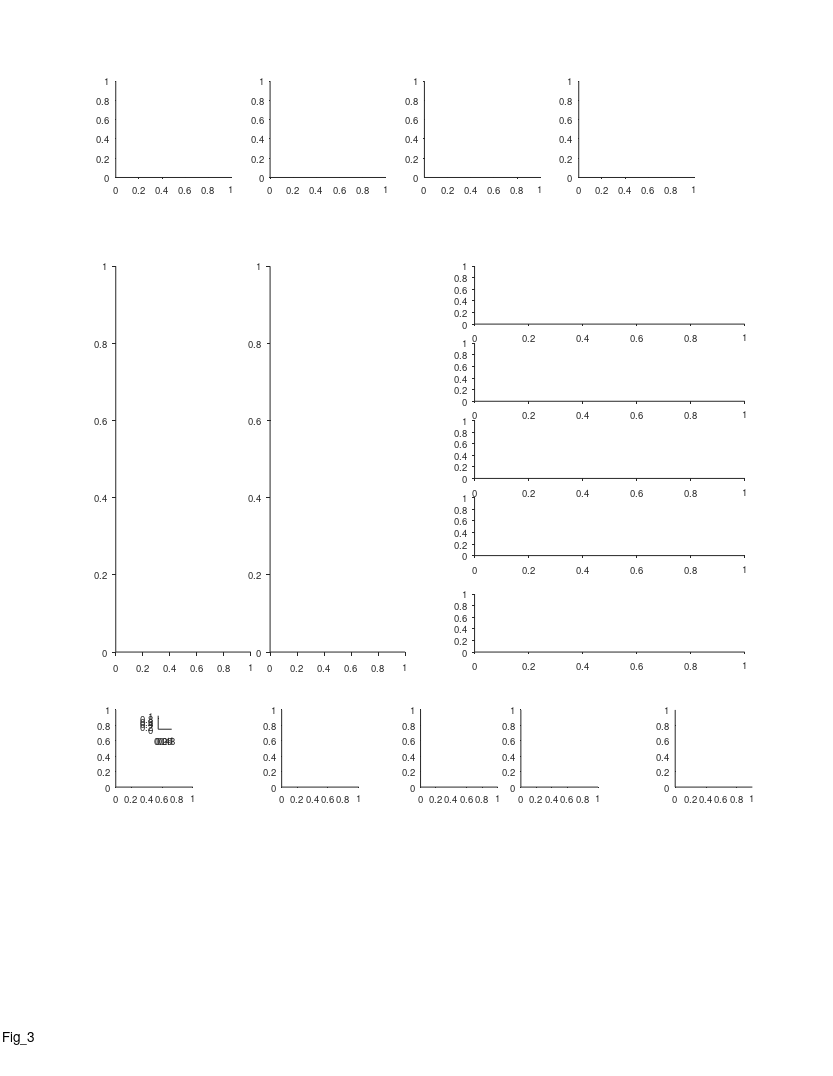

MATLAB code to generate this figure: (Note: this script raises an error after producing the figure.)
%% Replay - Fig 3 - replay population 
%%
clear 
clc
close all

%% plotting options
% replay_coverage_examples_IX = [19 21 22 23];
% replay_coverage_examples_IX = [24 25 27 29];
% replay_coverage_examples_IX = [41 53 54 55];
% replay_coverage_examples_IX = [61 65 68 69];
% replay_coverage_examples_IX = [70 71 73 74];
% replay_coverage_examples_IX = [75 77 78 81];
% replay_coverage_examples_IX = [21 19 70 78];
% replay_coverage_examples_IX = [21 19 70 29];
% replay_coverage_examples_IX = [21 19 70 29];
replay_coverage_examples_IX = [21 19 29 70];

% 5	b0184_d191202 21
% 1	b0184_d191130 19
% 31	b2382_d190801 70
% 30	b0184_d191212 29

single_session_seq_ex_IX = [21];

%% graphics params
epoch_type_clrs = {[.6 .1 .8],[.1 .8 .1]};
PastFutureClrs = [0.1.*[1 1 1]; 1 1 1];
directions_clrs = {[0    0.3843    0.7451];[ 0.5216    0.2471         0]};
panel_H_bin_size_options = [0.1 0.15 0.2 0.125]; % we chose opt 3 (0.2)
panel_H_bin_size_opt = 3;
panel_H_bin_size = panel_H_bin_size_options(panel_H_bin_size_opt)

%% define output files
res_dir =  'L:\paper_replay\figures';
mkdir(res_dir)
fig_name_str = 'Fig_3';
fig_caption_str = ' ';
log_name_str = [fig_name_str '_log_file' '.txt'];
log_name_str = strrep(log_name_str , ':', '-');
log_name_str = strrep(log_name_str , ' ', '_');
log_name_out = fullfile(res_dir, log_name_str);

%% open log file
diary off
diary(log_name_out)
diary on
disp('Log file');
disp(['created: ', datestr(clock)]);
disp('======================================================');
disp([fig_name_str ':' fig_caption_str]);   
disp('======================================================');
disp('');

%% create figure
% figure_size_cm = [21.0 29.7]; % ~A4
figure_size_cm = [21.6 27.9]; % ~US letter
close all
fig = figure;
% Some WYSIWYG options:
set(gcf,'DefaultAxesFontSize',7);
set(gcf,'DefaultAxesFontName','helvetica');
set(gcf,'DefaultAxesUnits','centimeters');
set(gcf,'PaperType','usletter')
% set(gcf,'PaperType','<custom>');
set(gcf,'PaperUnits','centimeters','PaperPosition',[0 0 figure_size_cm]);
set(gcf,'PaperOrientation','portrait');
set(gcf,'Units','centimeters','Position',get(gcf,'paperPosition')+[0 0 0 0]); % position on screen...
set(gcf, 'Renderer', 'painters');
% set(gcf, 'color', 'none');
set(groot, 'defaultAxesColor','None')
set(groot, 'defaultAxesTickDir', 'out');
set(groot,  'defaultAxesTickDirMode', 'manual');
annotation('textbox', [0.5 1 0 0], 'String',fig_name_str, 'HorizontalAlignment','center','Interpreter','none', 'FitBoxToText','on');

% create panels
panels{1}(1) = axes('position', [3 23.3 3 2.5]);
panels{1}(2) = axes('position', [7 23.3 3 2.5]);
panels{1}(3) = axes('position', [11 23.3 3 2.5]);
panels{1}(4) = axes('position', [15 23.3 3 2.5]);

panels{2}(1) = axes('position', [3 11 3.5 10]);
panels{2}(2) = axes('position', [7 11 3.5 10]);

x = 12.3;
panels{3}(1) = axes('position', [x 19.5 7 1.5]);
panels{3}(2) = axes('position', [x 17.5 7 1.5]);
panels{3}(3) = axes('position', [x 15.5 7 1.5]);
panels{3}(4) = axes('position', [x 13.5 7 1.5]);
panels{4}(1) = axes('position', [x 11 7 1.5]);

panels{5}(1) = axes('position', [3     7.5 2 2]);
panels{5}(2) = axes('position', [4.1     9 .35 .35]);
panels{6}(1) = axes('position', [7.3    7.5 2 2]);
panels{7}(1,1) = axes('position', [10.9 7.5 2 2]);
panels{7}(2,1) = axes('position', [13.5 7.5 2 2]);
panels{8}(1) = axes('position', [17.5   7.5 2 2]);
% panels{8}(2) = axes('position', [17.5  4 2 2]);
% panels{8}(3) = axes('position', [17.5  1.5 3 2]);

total_offset = [0 0.5]+[0 -3];
for ii = 1:length(panels)
    subpanels = panels{ii};
    subpanels = subpanels(:);
    for jj = 1:length(subpanels)
        subpanels(jj).Position([1 2]) = subpanels(jj).Position([1 2]) + total_offset;
    end
end


%% load data
epoch_types = {'sleep','rest'};
[exp_list,T] = decoding_get_inclusion_list();
T = T(exp_list,:);
events_all_per_session = {};
for ii_epoch_type = 1:length(epoch_types)
    for ii_exp = 1:length(exp_list)
        exp_ID = exp_list{ii_exp};
        exp = exp_load_data(exp_ID,'details','rest');
        epoch_type = epoch_types{ii_epoch_type};
        params_opt = 11;
        event_type = 'posterior';
        [events, params] = decoding_load_events_quantification(exp_ID, epoch_type, params_opt, event_type);
        [~, TF] = decoding_apply_seq_inclusion_criteria([events.seq_model]);
        events(~TF) = [];
        if isempty(events)
            continue;
        end
        if isfield(events,'rest_ball_num')
            [events.rest_ball_loc] = disperse(exp.rest.balls_loc([events.rest_ball_num]));
        else
            [events.rest_ball_num] = disperse(nan(size(events)));
            [events.rest_ball_loc] = disperse(nan(size(events)));
        end
        
        [events.recordingArena] = deal(exp.details.recordingArena);
        event_struct = events(1,[]);
        [events(2:end).prev_event] = disperse(events(1:end-1));
        events(1).prev_event = event_struct;
        events_all_per_session{ii_epoch_type}{ii_exp} = events;
    end
end

%%
events_all = {[events_all_per_session{1}{:}], [events_all_per_session{2}{:}]};
seqs_all = {[events_all{1}.seq_model], [events_all{2}.seq_model]};
gArena = {categorical({events_all{1}.recordingArena}), categorical({events_all{2}.recordingArena}) };
seqs_pooled = [seqs_all{:}];

%%
features_names = {'duration';'compression';'distance';'distance_norm';};
xlable_strs = {
    'Replay duration (s)';
    {'Compression ratio';'(replay speed / flight speed)'};
    'Replay distance (m)';
    {'Replay distance','(norm. to environment size)'};
    };

%% panels A-D
clc
line_styles = {'-',':'};
panels_xlim = [-0.0950    1.9950; -1.9500   40.9500; -0.4500   56.5500; -0.0210    0.4410];
panels_xticks = {[0 0.5 1 1.5],[0 20 40],[0:10:50],[0 0.2 0.4]};
disp('panels a-d:')
for ii_fn = 1:length(features_names)
    fn = features_names{ii_fn};
    axes(panels{1}(ii_fn));
    cla
    hold on
    lw = 1.1;
    for ii_epoch_type = 1:length(epoch_types)
        X = [seqs_all{ii_epoch_type}.(fn)];
        g = gArena{ii_epoch_type};
%         histogram(X,'DisplayStyle','stairs','Normalization','pdf','LineStyle',line_styles{ii_epoch_type}, 'EdgeColor','k','LineWidth',lw);
        h1=histogram(X(g=='200m'),'DisplayStyle','stairs','Normalization','pdf','LineStyle',line_styles{1}, 'EdgeColor',epoch_type_clrs{ii_epoch_type},'LineWidth',lw);
        h2=histogram(X(g=='120m'),'DisplayStyle','stairs','Normalization','pdf','LineStyle',line_styles{2}, 'EdgeColor',epoch_type_clrs{ii_epoch_type},'LineWidth',lw);
        fprintf('%s: median=%.2g  mean=%.2g (%s,200m)\n', fn, median(X(g=='200m')), mean(X(g=='200m')), epoch_types{ii_epoch_type} )
        fprintf('%s: median=%.2g  mean=%.2g (%s,120m)\n', fn, median(X(g=='120m')), mean(X(g=='120m')), epoch_types{ii_epoch_type} )
    end
%     xlabel_pos = [];
    xlabel(xlable_strs{ii_fn}, 'Units','normalized', 'Position',[0.5 -0.14]);
%     xlabel(xlable_strs{ii_fn});
    if ii_fn == 1
        ylabel('Probability density');
    end
    hax=gca;
    hax.XLim = panels_xlim(ii_fn,:);
    hax.XTick = panels_xticks{ii_fn};
    hax.XRuler.TickLength(1) = 0.03;
    hax.XRuler.TickLabelGapOffset = -1;
    hax.YRuler.TickLabelGapOffset = 1;
    fprintf('%s: median = %.2g, mean = %.2g (pooled)\n',fn,median([seqs_pooled.(fn)]),mean([seqs_pooled.(fn)]))
end

%% legend (hists)
if exist('panels_hist_legend','var')
    delete(panels_hist_legend);
end
panels_hist_legend = axes('position', [4 22 0.5 0.5]);
cla
hold on
t = linspace(0,1,100);
x = pulstran(t,linspace(0,1,3),'rectpuls',1/6);
x(x>0) = nan;x(~isnan(x)) = 0;
clear h
% plot(  t  ,   x  ,       'color', epoch_type_clrs{2}, 'LineWidth',lw,'Clipping','off');
% plot(  t  ,   x  +1.5,   'color', epoch_type_clrs{1}, 'LineWidth',lw,'Clipping','off');
plot([0 1], [0 0],     ':', 'color', epoch_type_clrs{2}, 'LineWidth',lw,'Clipping','off');
plot([0 1], [0 0]+1.5, ':', 'color', epoch_type_clrs{1}, 'LineWidth',lw,'Clipping','off');
plot([0 1], [.5 .5],     'color', epoch_type_clrs{2}, 'LineWidth',lw,'Clipping','off');
plot([0 1], [.5 .5]+1.5, 'color', epoch_type_clrs{1}, 'LineWidth',lw,'Clipping','off');
text(1.3, 2.0, 'Sleep (200m)','FontSize',7,'HorizontalAlignment','left');
text(1.3, 1.5, 'Sleep (130m)','FontSize',7,'HorizontalAlignment','left');
text(1.3, 0.5, 'Awake (200m)','FontSize',7,'HorizontalAlignment','left');
text(1.3, 0.0, 'Awake (130m)','FontSize',7,'HorizontalAlignment','left');
xlim([0 1])
ylim([0 1])
axis off


%% panel F - coverage per session
load('E:\Tamir\work\PROJECTS\LargeScale\paper_replay\data_prepared_for_figures\replay_coverage.mat');
for ii_ex = 1:length(panels{3})
    axes(panels{3}(ii_ex))
    cla
    hold on
    ii_exp = replay_coverage_examples_IX(ii_ex);
    c = squeeze(coverage_all(ii_exp,:,:,:));
    x = linspace(0,1,size(c,3));
    lw = 1.5;
    plot(x, squeeze(c(1,1,:)),'-','LineWidth',lw,'Color',directions_clrs{1});
    plot(x, squeeze(c(2,1,:)),'--','LineWidth',lw,'Color',directions_clrs{1});
    plot(x, squeeze(c(1,2,:)),'-','LineWidth',lw,'Color',directions_clrs{2});
    plot(x, squeeze(c(2,2,:)),'--','LineWidth',lw,'Color',directions_clrs{2});
    hax=gca;
    hax.XTick = [0 1];
    hax.XLim = [0 1];
    hax.XRuler.TickLabelGapOffset = -1.5;
    hax.YRuler.TickLabelGapOffset = 1;
    if ii_ex == 1
        title('Four example sessions: replay spatial coverage','Units','normalized','Position',[0.5 1.14],'FontWeight','normal','HorizontalAlignment','center');
%         hl=legend({'Sleep dir 1','Rest dir 1','Sleep dir 2','Rest dir 2'},'NumColumns',2);
%         hl.Units = 'normalized';
%         hl.Position([1 2]) = [0.22 0.715];
%         hl.Position([3 4]) = [0.1 0.025];
%         hl.Box = 'off';
    end
    if ii_ex == length(panels{3})
        xlabel('Position (norm.)', 'Units','normalized', 'Position',[0.5 -0.06]);
        ylabel({'Replay coverage';'(counts)'}, 'Units','normalized', 'Position',[-0.1 2.4]);
    end
end

%% panel F legend
if exist('panels_coverage_legend','var')
    delete(panels_coverage_legend);
end
panels_coverage_legend(1) = axes('position', [panels{3}(1).Position([1 2])+[.5 1.25] 0.5 0.5]);
panels_coverage_legend(2) = axes('position', [panels{3}(1).Position([1 2])+[2.6 1.25] 0.5 0.5]);
arrow_str = {'\rightarrow','\leftarrow'};
for ii_dir = 1:2
    axes(panels_coverage_legend(ii_dir))
    cla
    hold on
    t = linspace(0,1,100);
    x = pulstran(t,linspace(0,1,3),'rectpuls',1/6);
    x(x>0) = nan;x(~isnan(x)) = 0;
    clear h
    plot(  t  ,   x,     'color', directions_clrs{ii_dir}, 'LineWidth',lw,'Clipping','off');
    plot([0 1], [.5 .5], 'color', directions_clrs{ii_dir}, 'LineWidth',lw,'Clipping','off');
    text(1.3, 0.5, "Sleep dir "+ii_dir,'FontSize',7,'HorizontalAlignment','left');
    text(1.3, 0, "Awake dir "+ii_dir,'FontSize',7,'HorizontalAlignment','left');
    text(0.2, -0.3, arrow_str{ii_dir},'Color',directions_clrs{ii_dir},'FontWeight','bold', 'FontSize',10);
    xlim([0 1])
    ylim([0 1])
    axis off
end

%% panel G - coverage total
axes(panels{4}(1))
cla
hold on
c = squeeze(sum(coverage_all,1));
x = linspace(0,1,size(c,3));
lw = 2;
plot(x, squeeze(c(1,1,:)),'-','LineWidth',lw,'Color',directions_clrs{1});
plot(x, squeeze(c(2,1,:)),'--','LineWidth',lw,'Color',directions_clrs{1});
plot(x, squeeze(c(1,2,:)),'-','LineWidth',lw,'Color',directions_clrs{2});
plot(x, squeeze(c(2,2,:)),'--','LineWidth',lw,'Color',directions_clrs{2});
hax=gca;
hax.XTick = [0 1];
hax.XLim = [0 1];
hax.XRuler.TickLabelGapOffset = -1.5;
hax.YRuler.TickLabelGapOffset = 1;
xlabel('Position (norm.)', 'Units','normalized', 'Position',[0.5 -0.06]);
ylabel({'Replay coverage';'(counts)'}, 'Units','normalized', 'Position',[-0.1 .5]);
title("Population: {\itn} = "+size(coverage_all,1)+" sessions",'Units','normalized','Position',[0.5 0.85],'FontWeight','normal');

%% panel E  - all seqs in a session (sleep)
axes(panels{2}(1))
hax=gca;
cla
hold on
exp_ID = T(single_session_seq_ex_IX,:).exp_ID{1};
epoch_type ='sleep';
params_opt = 11;
events = decoding_load_events_quantification(exp_ID, epoch_type, params_opt, 'posterior');
[seqs, TF] = decoding_apply_seq_inclusion_criteria([events.seq_model]);
events(~TF) = [];
epoch_sep = find(diff([events.epoch_num])~=0)+0.5;
seqs_edges = [seqs.start_pos_norm; seqs.end_pos_norm];
seqs_IX = 1:length(seqs);
plot([0 1],repmat(epoch_sep,2,1),':','LineWidth',1.5,'Color',0.5*[1 1 1]);
h=plot(seqs_edges,[seqs_IX;seqs_IX],'-','LineWidth',.55);
dir_1_IX = [seqs.state_direction]==1;
dir_2_IX = [seqs.state_direction]==-1;
[h(dir_1_IX).Color] = disperse(repelem(directions_clrs(1),length(dir_1_IX)));
[h(dir_2_IX).Color] = disperse(repelem(directions_clrs(2),length(dir_2_IX)));
scatter(seqs_edges(1,:),seqs_IX, 3, [seqs.state_direction]==-1, "filled");
hax.Colormap = cell2mat(directions_clrs);
hax=gca;
hax.XTick = [0 1];
hax.YTick = [1 10*ceil(length(seqs)/10)];
hax.XLim = [0 1];
hax.XRuler.TickLabelGapOffset = -1;
hax.YRuler.TickLabelGapOffset = 1;
xlabel('Position (norm.)', 'Units','normalized', 'Position',[0.5 -0.017]);
ylabel('Replay event no.', 'Units','normalized', 'Position',[-0.06 .5]);
title('Sleep replays', 'Units','normalized', 'Position',[0.47 0.99],'FontWeight','normal');
text(1.043, 1.05, 'Example session: all individual replays','FontSize',8.25,'HorizontalAlignment','center','Units','normalized')

%% Panel E - all seqs in a session (rest)
axes(panels{2}(2))
hax=gca;
cla
hold on
exp_ID = T(single_session_seq_ex_IX,:).exp_ID{1};
epoch_type ='rest';
params_opt = 11;
events = decoding_load_events_quantification(exp_ID, epoch_type, params_opt, 'posterior');
[seqs, TF] = decoding_apply_seq_inclusion_criteria([events.seq_model]);
events(~TF)=[];
epoch_sep = find(diff([events.epoch_num])~=0)+0.5;
seqs_edges = [seqs.start_pos_norm; seqs.end_pos_norm];
seqs_IX = 1:length(seqs);
% plot([0 1],repmat(epoch_sep,2,1),'-','LineWidth',.2,'Color',0.9*[1 1 1]);
h=plot(seqs_edges,[seqs_IX;seqs_IX],'-','LineWidth',.55);
dir_1_IX = [seqs.state_direction]==1;
dir_2_IX = [seqs.state_direction]==-1;
[h(dir_1_IX).Color] = disperse(repelem(directions_clrs(1),length(dir_1_IX)));
[h(dir_2_IX).Color] = disperse(repelem(directions_clrs(2),length(dir_2_IX)));
scatter(seqs_edges(1,:),seqs_IX, 3, [seqs.state_direction]==-1, "filled");
hax.Colormap = cell2mat(directions_clrs);
hax.XTick = [0 1];
hax.YTick = [1 10*ceil(length(seqs)/10)];
hax.XLim = [0 1];
hax.XRuler.TickLabelGapOffset = -1;
hax.YRuler.TickLabelGapOffset = 1;
xlabel('Position (norm.)', 'Units','normalized', 'Position',[0.5 -0.017]);
% ylabel('Replay event no.', 'Units','normalized', 'Position',[-0.09 .5]);
title('Awake replays', 'Units','normalized', 'Position',[0.47 0.99],'FontWeight','normal');

%% Coverage correlations (pdf)
axes(panels{5}(1))
cla reset
hold on
sleep_vs_rest_coverage_corr = ccc_all(:,:,1,2);
sleep_vs_rest_coverage_corr = sleep_vs_rest_coverage_corr(:);
h=histogram(sleep_vs_rest_coverage_corr,'FaceColor',0.15*[1 1 1],'Normalization','pdf');
h.BinWidth = panel_H_bin_size;
h.BinLimits = [-1 1];
nbins = 50;
% h=histogram(cat(1,ccc_shuffled{:}),'FaceColor','k','Normalization','pdf');
% h.DisplayStyle = 'stairs';
% h.BinLimits = [-1 1];
% h.EdgeColor = 'm';
% h.LineWidth = 1.5;
% h.NumBins = nbins;
xi = linspace(-1,1,nbins);
f = ksdensity(cat(1,ccc_shuffled{:}),xi,'Function','pdf');
plot(xi,f,'k','LineWidth',1)
[~,P_KS, KS_stats] = kstest2(sleep_vs_rest_coverage_corr, cat(1,ccc_shuffled{:}));
text(0.5,1.15,['{\itP}_{KS} = ' sprintf('%.2g',P_KS)],'units','normalized','FontSize',7,'HorizontalAlignment','center');
hax=gca;
hax.XLim = [-1 1];
hax.XTick = -1:0.5:1;
hax.YTick = [0 hax.YTick(end)];
hax.TickDir = 'out';
hax.XRuler.TickLength = [0.03 0];
hax.YRuler.TickLength = [0.02 0];
hax.XRuler.TickLabelGapOffset = -0;
hax.YRuler.TickLabelGapOffset = 1;
hax.XTickLabelRotation = 0;
xlabel({'Corr. of replay positions (r)';'sleep vs. awake'}, 'Units','normalized', 'Position',[0.5 -0.25]);
ylabel({'Probability','density'}, 'Units','normalized', 'Position',[-0.08 .5]);

%% add legend
axes(panels{5}(2))
cla reset
hold on
axis off
axis equal
patch([0 0 1 1],[0 1 1 0], 0.15*[1 1 1],'EdgeColor','k');
plot([0 1],[1 1].*2, 'k-','LineWidth',1.5)
text(1.5,0.5, 'Data','FontSize',7)
text(1.5,2, 'Shuffle','FontSize',7)
axis ij


%% replay rate - PRE vs POST sleep
axes(panels{6}(1))
cla reset
hold on
plot(replay_rate(:,3),replay_rate(:,4),'ok','MarkerSize',2)
% plot(replay_rate(:,3),replay_rate(:,4),'.k')
plot([1e-3 1e0],[1e-3 1e0],'Color',[1 1 1].*0.5);
pval = signrank(replay_rate(:,3),replay_rate(:,4));
disp('panel i stats:')
fprintf('replay-rate sleep-after vs before:\n');
fprintf('median ratio = %.2g\n', nanmedian(replay_rate(:,4)./replay_rate(:,3)) );
fprintf('pval (signrank test)= %.2g\n', pval );
% replay_rate_diff_sleep = diff(replay_rate(:,[3 4]),1,2);
% h=histogram(replay_rate_diff_sleep,'FaceColor','k','Normalization','pdf');
% pval = signrank(replay_rate_diff_sleep);
text(0.5,1.15,['{\itP}_{signrank} = ' sprintf('%.1g',pval)],'units','normalized','FontSize',7,'HorizontalAlignment','center');
axis square
axis equal
hax=gca;
hax.XScale = 'log';
hax.YScale = 'log';
hax.XLim = [5e-4 5e-1];
hax.YLim = [5e-4 5e-1];
hax.XTick = [1e-3 1e-2 1e-1 1e0];
hax.YTick = [1e-3 1e-2 1e-1 1e0];
hax.TickDir = 'out';
hax.XRuler.TickLength = [0.04 0];
hax.YRuler.TickLength = [0.04 0];
hax.XRuler.TickLabelGapOffset = -0;
hax.YRuler.TickLabelGapOffset = 1;
hax.XTickLabelRotation = 0;
xlabel({'Replay rate (events/s)';'sleep before'}, 'Units','normalized', 'Position',[0.5 -0.25]);
ylabel({'Replay rate (events/s)';'sleep after'}, 'Units','normalized', 'Position',[-0.38 0.5]);

%% replay i vs i+1 (no corr) - OLD!!
if 0
bins_size = 20; % in meters
for ii_epoch_type = 1:length(epoch_types)
    events2 = events_all{ii_epoch_type};
    invalid = cellfun(@isempty,{events2.prev_event});
    events2(invalid)=[];
    events1 = [events2.prev_event];
    seqs2 = [events2.seq_model];
    seqs1 = [events1.seq_model];
    xxx = [seqs1.middle_pos];
    yyy = [seqs2.middle_pos];

    % scatter 
    axes(panels{7}(ii_epoch_type,1))
    cla reset
    hold on
    axis equal
    plot(xxx,yyy,'k.','MarkerSize',2,'Color',epoch_type_clrs{ii_epoch_type});
    h=refline(1,0);
    h.Color = 0.5*[1 1 1];
%     xlabel({'Position of';'replay {\iti} (m)'},'Units','normalized','Position',[0.5 -0.3]);
    if ii_epoch_type == 1
        xlabel({'Position of replay {\iti} (m)'},'Units','normalized','Position',[1.15 -0.3]);
%         xlabel({'Position of';'replay {\iti} (m)'},'Units','normalized','Position',[1 -0.3]); 
        ylabel({'Position of';'replay {\iti+1} (m)'},'Units','normalized','Position',[-0.35 0.5])
    end
    hax=gca;
    hax.XRuler.TickLength(1) = 0.05;
    hax.YRuler.TickLength(1) = 0.03;
    hax.XRuler.TickLabelGapOffset = -0;
    hax.YRuler.TickLabelGapOffset = 1;

    % density
    axes(panels{7}(ii_epoch_type,2))
    cla reset
    hold on
    axis equal
    edges = 0:bins_size:200;
    xedges = 0:bins_size:200;
    yedges = 0:bins_size:201;
    xedges = edges;
    yedges = edges;
    N1 = histcounts(xxx,xedges,'Normalization','pdf');
    N2 = histcounts(yyy,yedges,'Normalization','pdf');
    N12 = histcounts2(xxx,yyy,xedges,yedges,'Normalization','pdf');
    N12 = N12 ./ (N1'.*N2);
    imagesc(xedges,yedges,log(N12));
%     imagesc(xedges,yedges,N12);
%     colormap bone
    cmap = jet;
%     cmap = 1-cmap;
    colormap(cmap)
    hax=gca;
    hax.CLim(1) = 0;

    axes(panels{7}(ii_epoch_type,1))
    switch epoch_types{ii_epoch_type}
        case 'sleep'
            title('Sleep','FontWeight','normal');
        case 'rest'
            title('Awake','FontWeight','normal');
    end
end
end


%% Replay i vs i+1 (no corr)
% sigma = 1.5;
% bins_size = 20;
% edges = 0:bins_size:200;
% xedges = 0:bins_size:200;
% yedges = 0:bins_size:201;
edges = linspace(0,1,11);
xedges = edges;
yedges = edges;
nbinsx = length(xedges)-1;
nbinsy = length(yedges)-1;
nEpochTypes = length(events_all_per_session);
nSessions = length(events_all_per_session{1});
M = nan(nEpochTypes,nSessions,nbinsx,nbinsy);
events_count = zeros(nEpochTypes,nSessions);
for ii_epoch_type = 1:nEpochTypes
    for ii_session = 1:nSessions
        events2 = events_all_per_session{ii_epoch_type}{ii_session};
        if length(events2) == 0
            continue
        end
        invalid = cellfun(@isempty,{events2.prev_event});
        events2(invalid)=[];
        if length(events2) == 0
            continue
        end
        events1 = [events2.prev_event];
        seqs2 = [events2.seq_model];
        seqs1 = [events1.seq_model];
        xxx = [seqs1.middle_pos_norm];
        yyy = [seqs2.middle_pos_norm];
        N1 = histcounts(xxx,xedges,'Normalization','pdf');
        N2 = histcounts(yyy,yedges,'Normalization','pdf');
        N12 = histcounts2(xxx,yyy,xedges,yedges,'Normalization','pdf');
        N12 = N12 ./ (N1'.*N2);
        M(ii_epoch_type,ii_session,:,:) = N12;
        events_count(ii_epoch_type,ii_session) = length(xxx);
    end
end
W = events_count./sum(events_count')';
M_weighted = M.*W;
M_weighted_avg = squeeze(nanmean(M_weighted,[2]));

for ii_epoch_type = 1:nEpochTypes

    M2 = squeeze(M_weighted_avg(ii_epoch_type,:,:));
%     M3 = imgaussfilt(M2,sigma,'FilterDomain','spatial');

    axes(panels{7}(ii_epoch_type,1))
    cla reset
    hold on
    axis equal
%     imagesc(xedges,yedges,log(M2));
    imagesc(xedges,yedges,M2);
    cmap = jet;
    colormap(cmap)
    if ii_epoch_type == 1
        xlabel({'Position of replay {\iti} (norm.)'},'Units','normalized','Position',[1.2 -0.25]);
%         xlabel({'Position of';'replay {\iti} (m)'},'Units','normalized','Position',[1 -0.3]); 
        ylabel({'Position of';'replay {\iti+1} (norm.)'},'Units','normalized','Position',[-0.25 0.5])
    end
    hax=gca;
    hax.CLim(1) = 0;
    hax.XRuler.TickLength(1) = 0.05;
    hax.YRuler.TickLength(1) = 0.03;
    hax.XRuler.TickLabelGapOffset = -1;
    hax.YRuler.TickLabelGapOffset = 1;
    switch epoch_types{ii_epoch_type}
        case 'sleep'
            title('Sleep','FontWeight','normal')
        case 'rest'
            title('Awake','FontWeight','normal')
    end
    if ii_epoch_type==2
        hcb = colorbar('east');
        hcb.Units = 'centimeters';
        hcb.Position(1) = hax.Position(1) + hax.Position(3)*1.07;
        hcb.Ticks = [];
        hcb.Label.String = 'Density (norm.)';
        hcb.Label.Rotation = -90;
        hcb.Label.Units = 'normalized';
        hcb.Label.Position = [1.3 0.5];
        text(1.14,1+0.03,'Max','Units','normalized','FontSize',7,'HorizontalAlignment','center');
        text(1.14,0-0.03,'0','Units','normalized','FontSize',7,'HorizontalAlignment','center');
    end

%     axes(panels{6}(ii_epoch_type,2))
%     cla reset
%     hold on
%     axis equal
% %     imagesc(xedges,yedges,log(M3));
%     imagesc(xedges,yedges,M3);
%     cmap = jet;
%     colormap(cmap)
end

%%
% % % % n_shuffles = 1000;
% % % % rng(0)
% % % % % TODO: shuffle must be done per session (because over-representation is
% % % % % different per sessions)
% % % % shuffles = arrayfun(@randperm,repelem(length(xxx),n_shuffles),'UniformOutput',false);
% % % % shuffles = cat(1,shuffles{:});
% % % % corr_shuffled = corr(shuffles',yyy','tail','right');

%% Takeoff/Landing X Past/Future
axes(panels{8}(1))
cla reset
hold on
% take only rest (awake)
seqs = seqs_all{2};
events = events_all{2};
TakeLand_thr = 0.05;
gTakeLand = classify_replay_landing_takeoff_other(seqs, TakeLand_thr);
gPastFuture = categorical( ([events.rest_ball_num] == 1 & [seqs.state_direction] == 1) | ...
                           ([events.rest_ball_num] == 2 & [seqs.state_direction] == -1), ...
                           [false true],["Past","Future"])';
gForRev = categorical([seqs.forward],[true false],["Forward","Reverse"])';
g = gTakeLand .* gPastFuture;
[N,G] = histcounts(g);
N = reshape(N,2,3)';
G = reshape(G,2,3)';
% do some stats
TakeoffsFuturePast_binom_pval = myBinomTest(sum(gTakeLand=='Takeoff' & gPastFuture=='Future'),sum(gTakeLand=='Takeoff'),0.5,'two');
LandingFuturePast_binom_pval = myBinomTest(sum(gTakeLand=='Landing' & gPastFuture=='Past'),sum(gTakeLand=='Landing'),0.5,'two');
disp('panel 2k stats:')
fprintf('Takeoff: past vs future, pval=%.2g (binom test)\n',TakeoffsFuturePast_binom_pval);
fprintf('Landing: past vs future, pval=%.2g (binom test)\n',LandingFuturePast_binom_pval);
takeoff_IX = find(all(contains(G,'Takeoff'),2));
midair_IX = find(all(contains(G,'Mid-air'),2));
landing_IX = find(all(contains(G,'Landing'),2));
new_order = [takeoff_IX midair_IX landing_IX];
N = N(new_order,:);
G = G(new_order,:);
N([1 3],:) = N([1 3],:)./TakeLand_thr;
N([2],:) = N([2],:)./(1-2*TakeLand_thr);
N = N ./ sum(N,"all");
hb=bar(N);
[hb.FaceColor] = disperse(PastFutureClrs');
% hb(1).FaceColor = 1.0.*[1 1 1];
% hb(1).FaceColor = 0.1.*[1 1 1];
hax=gca;
hax.XTick = 1:3;
hax.XTickLabel = {'Takeoff zone','Mid-air zone','Landing zone'};
hax.XRuler.TickLabelGapOffset = -1;
ylabel('Fraction')
% create legend
w = 0.08*range(hax.XLim);
h = 0.10*range(hax.YLim);
x = hax.XLim(1)+0.1*range(hax.XLim);
y1 = hax.YLim(1)+0.9*range(hax.YLim);
y2 = hax.YLim(1)+0.75*range(hax.YLim);
rectangle(Position=[x y1 w h],FaceColor=hb(1).FaceColor);
rectangle(Position=[x y2 w h],FaceColor=hb(2).FaceColor);
text(x+1.5*w,y1+h/2,'Past','HorizontalAlignment','left','VerticalAlignment','middle','FontSize',7);
text(x+1.5*w,y2+h/2,'Future','HorizontalAlignment','left','VerticalAlignment','middle','FontSize',7);

% hl=legend(["past","Future"],'box','off','location','none')
% hl.Units = hax.Units;
% hl.Position = [hax.Position([1 2])+[0.5 0.75].*hax.Position([3 4]) .5 .5];
% hl


%% add panel letters
font_size = 11;
axes(panels{1}(1))
text(-0.2,1.12, 'a', 'Units','normalized','FontWeight','bold','FontSize',font_size);
axes(panels{1}(2))
text(-0.2,1.12, 'b', 'Units','normalized','FontWeight','bold','FontSize',font_size);
axes(panels{1}(3))
text(-0.2,1.12, 'c', 'Units','normalized','FontWeight','bold','FontSize',font_size);
axes(panels{1}(4))
text(-0.2,1.12, 'd', 'Units','normalized','FontWeight','bold','FontSize',font_size);

axes(panels{2}(1))
text(-0.25,1.035, 'e', 'Units','normalized','FontWeight','bold','FontSize',font_size);
axes(panels{3}(1))
text(-0.1,1.3, 'f', 'Units','normalized','FontWeight','bold','FontSize',font_size);
axes(panels{4}(1))
text(-0.1,1.18, 'g', 'Units','normalized','FontWeight','bold','FontSize',font_size);

axes(panels{5}(1))
text(-0.3,1.2, 'h', 'Units','normalized','FontWeight','bold','FontSize',font_size);
axes(panels{6}(1))
text(-0.88,1.205, 'i', 'Units','normalized','FontWeight','bold','FontSize',font_size);
axes(panels{7}(1))
text(-0.6,1.2, 'j', 'Units','normalized','FontWeight','bold','FontSize',font_size);
axes(panels{8}(1))
text(-0.45,1.2, 'k', 'Units','normalized','FontWeight','bold','FontSize',font_size);



%%
fig_name = sprintf('%s_panel_E_%d_%d_%d_%d_panel_G_%d_panel_H_bin_opt_%d', ...
    fig_name_str, ...
    replay_coverage_examples_IX, ...
    single_session_seq_ex_IX,...
    panel_H_bin_size_opt)
file_out = fullfile(res_dir, fig_name);
print(gcf, file_out, '-dpdf', '-cmyk', '-painters');
disp('figure saved!')

%%
